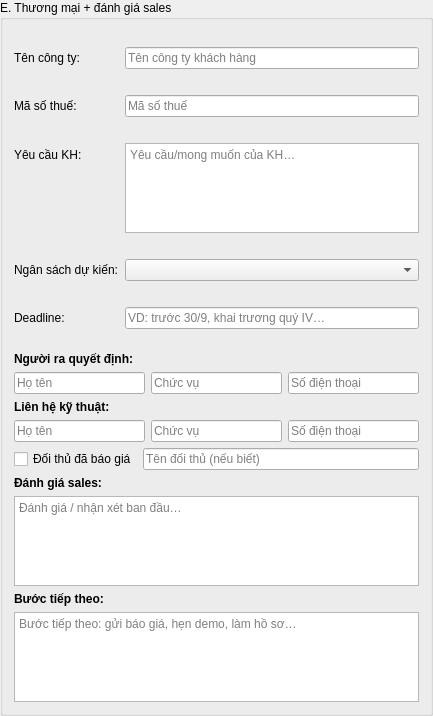
              <widget class="QGroupBox" name="ks_gb_E">
               <property name="geometry">
                <rect>
                 <x>12</x>
                 <y>1332</y>
                 <width>433</width>
                 <height>716</height>
                </rect>
               </property>
               <property name="title">
                <string>E. Thương mại + đánh giá sales</string>
               </property>
               <layout class="QVBoxLayout" name="ks_vbox_E">
                <item>
                 <layout class="QFormLayout" name="ks_form_E_top">
                  <property name="verticalSpacing">
                   <number>10</number>
                  </property>
                  <item row="0" column="0">
                   <widget class="QLabel" name="ks_lbl_kh_cty">
                    <property name="text">
                     <string>Tên công ty:</string>
                    </property>
                   </widget>
                  </item>
                  <item row="0" column="1">
                   <widget class="QLineEdit" name="ks_kh_cty">
                    <property name="placeholderText">
                     <string>Tên công ty khách hàng</string>
                    </property>
                   </widget>
                  </item>
                  <item row="1" column="0">
                   <widget class="QLabel" name="ks_lbl_kh_mst">
                    <property name="text">
                     <string>Mã số thuế:</string>
                    </property>
                   </widget>
                  </item>
                  <item row="1" column="1">
                   <widget class="QLineEdit" name="ks_kh_mst">
                    <property name="placeholderText">
                     <string>Mã số thuế</string>
                    </property>
                   </widget>
                  </item>
                  <item row="2" column="0">
                   <widget class="QLabel" name="ks_lbl_yc">
                    <property name="text">
                     <string>Yêu cầu KH:</string>
                    </property>
                   </widget>
                  </item>
                  <item row="2" column="1">
                   <widget class="QTextEdit" name="ks_yc_kh">
                    <property name="maximumSize">
                     <size>
                      <width>16777215</width>
                      <height>90</height>
                     </size>
                    </property>
                    <property name="placeholderText">
                     <string>Yêu cầu/mong muốn của KH…</string>
                    </property>
                   </widget>
                  </item>
                  <item row="3" column="0">
                   <widget class="QLabel" name="ks_lbl_ngan_sach">
                    <property name="text">
                     <string>Ngân sách dự kiến:</string>
                    </property>
                   </widget>
                  </item>
                  <item row="3" column="1">
                   <widget class="QComboBox" name="ks_ngan_sach" />
                  </item>
                  <item row="4" column="0">
                   <widget class="QLabel" name="ks_lbl_deadline">
                    <property name="text">
                     <string>Deadline:</string>
                    </property>
                   </widget>
                  </item>
                  <item row="4" column="1">
                   <widget class="QLineEdit" name="ks_deadline">
                    <property name="placeholderText">
                     <string>VD: trước 30/9, khai trương quý IV…</string>
                    </property>
                   </widget>
                  </item>
                 </layout>
                </item>
                <item>
                 <widget class="QLabel" name="ks_lbl_qd">
                  <property name="text">
                   <string>&lt;b&gt;Người ra quyết định:&lt;/b&gt;</string>
                  </property>
                 </widget>
                </item>
                <item>
                 <layout class="QHBoxLayout" name="ks_qd_row">
                  <item>
                   <widget class="QLineEdit" name="ks_qd_ten">
                    <property name="placeholderText">
                     <string>Họ tên</string>
                    </property>
                   </widget>
                  </item>
                  <item>
                   <widget class="QLineEdit" name="ks_qd_chuc_vu">
                    <property name="placeholderText">
                     <string>Chức vụ</string>
                    </property>
                   </widget>
                  </item>
                  <item>
                   <widget class="QLineEdit" name="ks_qd_sdt">
                    <property name="placeholderText">
                     <string>Số điện thoại</string>
                    </property>
                   </widget>
                  </item>
                 </layout>
                </item>
                <item>
                 <widget class="QLabel" name="ks_lbl_lh">
                  <property name="text">
                   <string>&lt;b&gt;Liên hệ kỹ thuật:&lt;/b&gt;</string>
                  </property>
                 </widget>
                </item>
                <item>
                 <layout class="QHBoxLayout" name="ks_lh_row">
                  <item>
                   <widget class="QLineEdit" name="ks_lh_ten">
                    <property name="placeholderText">
                     <string>Họ tên</string>
                    </property>
                   </widget>
                  </item>
                  <item>
                   <widget class="QLineEdit" name="ks_lh_chuc_vu">
                    <property name="placeholderText">
                     <string>Chức vụ</string>
                    </property>
                   </widget>
                  </item>
                  <item>
                   <widget class="QLineEdit" name="ks_lh_sdt">
                    <property name="placeholderText">
                     <string>Số điện thoại</string>
                    </property>
                   </widget>
                  </item>
                 </layout>
                </item>
                <item>
                 <layout class="QHBoxLayout" name="ks_dt_row">
                  <item>
                   <widget class="QCheckBox" name="ks_doi_thu_da_bao_gia">
                    <property name="text">
                     <string>Đối thủ đã báo giá</string>
                    </property>
                   </widget>
                  </item>
                  <item>
                   <widget class="QLineEdit" name="ks_doi_thu_ten">
                    <property name="placeholderText">
                     <string>Tên đối thủ (nếu biết)</string>
                    </property>
                   </widget>
                  </item>
                 </layout>
                </item>
                <item>
                 <widget class="QLabel" name="ks_lbl_dgs">
                  <property name="text">
                   <string>&lt;b&gt;Đánh giá sales:&lt;/b&gt;</string>
                  </property>
                 </widget>
                </item>
                <item>
                 <widget class="QTextEdit" name="ks_danh_gia_sales">
                  <property name="maximumSize">
                   <size>
                    <width>16777215</width>
                    <height>90</height>
                   </size>
                  </property>
                  <property name="placeholderText">
                   <string>Đánh giá / nhận xét ban đầu…</string>
                  </property>
                 </widget>
                </item>
                <item>
                 <widget class="QLabel" name="ks_lbl_btt">
                  <property name="text">
                   <string>&lt;b&gt;Bước tiếp theo:&lt;/b&gt;</string>
                  </property>
                 </widget>
                </item>
                <item>
                 <widget class="QTextEdit" name="ks_buoc_tiep_theo">
                  <property name="maximumSize">
                   <size>
                    <width>16777215</width>
                    <height>90</height>
                   </size>
                  </property>
                  <property name="placeholderText">
                   <string>Bước tiếp theo: gửi báo giá, hẹn demo, làm hồ sơ…</string>
                  </property>
                 </widget>
                </item>
               </layout>
              </widget>
